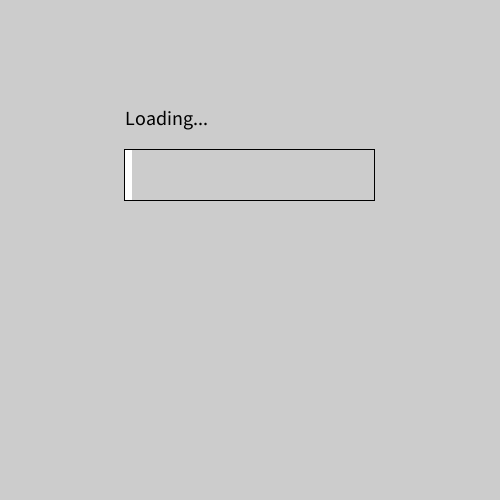
Frame 1 (no input)
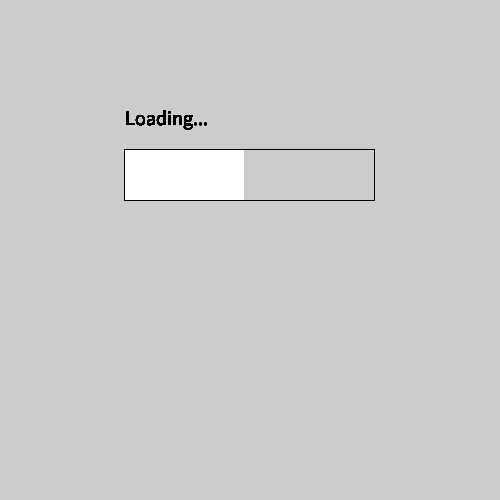
Frame 60 (the mouse pressed at the canvas centre just before this capture)
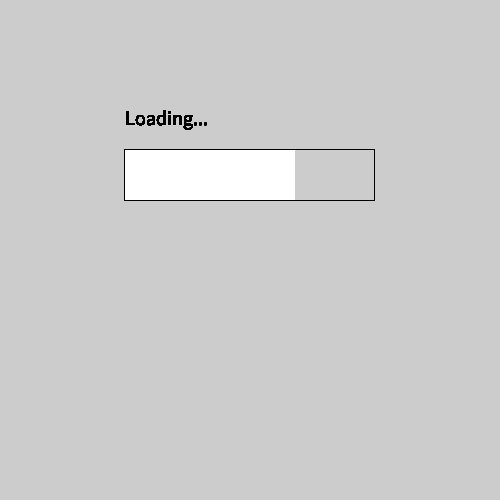
Frame 120 (the mouse held since frame 60 and released just before this capture)

The Processing sketch that drew these frames (run headless with seeded random() and noise(); from frame 60 on, the mouse is pressed at the canvas centre):

// Processing sketch: processing_42959
// ── processing_42959.pde

int value = 0;

void setup() {
  size (500, 500);
  smooth();
}

void draw () {

  noStroke();
  if (millis() < 5000 || millis() == 5000) {
    noFill();
    stroke (0);
    strokeWeight (1);
    rect (124, 149, (5000/20), 51);
    noStroke();
    fill (255);
    rect (125, 150, millis()/20, 50);
    fill (0);
    textSize (20);
    text ("Loading...", 125, 125);
   
  }
}
